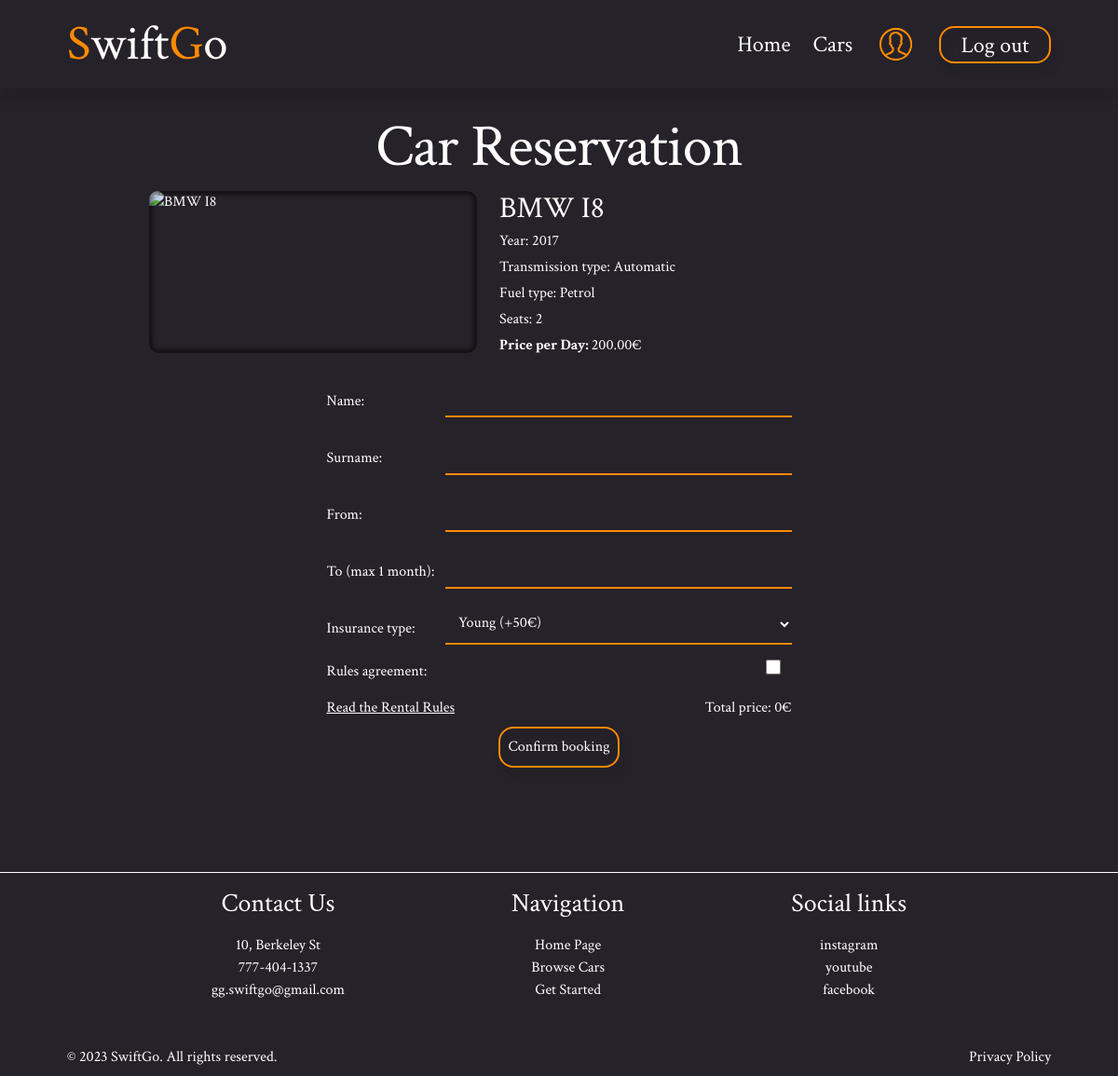
The page /cars/3/ (signed in) on the database its author committed.
### car_rental/models.py (models this page shows, shortened)
class Car(models.Model):
    TRANSMISSION_CHOICES = [
        ('manual', 'Manual'),
        ('automatic', 'Automatic')
    ]
    FUEL_CHOICES = [
        ('petrol', 'Petrol'),
        ('diesel', 'Diesel'),
        ('electic', 'Electric'),
    ]
    make = models.CharField(max_length=50)
    model = models.CharField(max_length=50)
    year = models.IntegerField()
    seats = models.IntegerField()
    transmission_type = models.CharField(max_length=10, choices=TRANSMISSION_CHOICES, default='manual')
    fuel_type = models.CharField(max_length=10, choices=FUEL_CHOICES, default='petrol')
    price_per_day = models.DecimalField(max_digits=10, decimal_places=2)
    car_image = CloudinaryField('image')
    available = models.BooleanField(default=True)

### car_rental/views.py (the view, shortened to what this page needs)
# urls.py: path('cars/<int:pk>/', CarDetailsView.as_view(), name='car-details'),
class CarDetailsView(DetailView, FormMixin):
    model = Car
    template_name = 'car_details.html'
    form_class = BookingForm
    def get_form_kwargs(self):
        kwargs = super().get_form_kwargs()
        kwargs['car'] = self.get_object()
        return kwargs
    def get_context_data(self, **kwargs):
        context = super().get_context_data(**kwargs)
        car = self.get_object()
        if 'form' not in context:
            context['form'] = BookingForm(car=car)
        bookings = Booking.objects.filter(car=car)
        booked_dates = []
        for booking in bookings:
            current_date = booking.start_date
            while current_date <= booking.end_date:
                booked_dates.append(current_date.strftime("%Y-%m-%d"))
                current_date += timedelta(days=1)
        context['booked_dates'] = booked_dates
        return context

### car_rental/forms.py (shortened to what this page needs)
class BookingForm(forms.ModelForm):
    def __init__(self, *args, **kwargs):
        self.car = kwargs.pop('car', None)
        super(BookingForm, self).__init__(*args, **kwargs)
    class Meta:
        model = Booking
        fields = ('name', 'surname', 'start_date', 'end_date', 'child_seat', 'insurance_type', 'rules_agreement')
        widgets = {
            'start_date': forms.TextInput(attrs={'autocomplete': 'off'}),
            'end_date': forms.TextInput(attrs={'autocomplete': 'off'}),
        }

### templates/car_details.html (shortened to what this page needs)
{% extends 'base.html' %}
{% load static %}
{% block styles %}
    <link rel="stylesheet" href="https://cdn.jsdelivr.net/npm/vanillajs-datepicker@1.3.4/dist/css/datepicker.min.css">
{% endblock %}
{% block content %}
    <section class="py-5 container my-5 text-white">
        <h1 class="title text-center mt-2 mt-lg-4">Car Reservation</h1>
        <div class="car-detail d-flex flex-column flex-sm-row justify-content-sm-center">
            <div class="car-img d-block overflow-hidden mb-2 col-8 col-sm-4 mx-auto mx-sm-0">
                <img src="{{ car.car_image.url }}" alt="{{ car.make }} {{ car.model }}" class="d-block w-100 h-auto">
            </div>
            <div class="car-info col-sm-6 px-sm-4">
                <h2 class="mb-1">{{ car.make }} {{ car.model }}</h2>
                <p class="mb-1">Year: {{ car.year }}</p>
                <p class="mb-1">Transmission type: {{ car.transmission_type|title }}</p>
                <p class="mb-1">Fuel type: {{ car.fuel_type|title }}</p>
                <p class="mb-1" id="car_seats">Seats: {{ car.seats }}</p>
                <p class="mb-1" id='price_per_day'><b>Price per Day: </b>{{ car.price_per_day }}€</p>
            </div>
        </div>
        {% if user.is_authenticated %}
            <form method="post" class="booking-form d-flex flex-column my-3">
                {% for field in form %}
                    {% if field.name == 'start_date' %}
                        <div class="booking-form-field">
                            <label for="{{ field.id_for_label }}">From:{{ field }}</label>
                        </div>
                    {% elif field.name == 'end_date' %}
                        <div class="booking-form-field">
                            <label for="{{ field.id_for_label }}">To (max 1 month):{{ field }}</label>
                        </div>
                    {% elif field.name == 'child_seat' %}
                        {% if car.seats >= 4 %}
                            <div class="booking-form-field">
                                <label for="{{ field.id_for_label }}">Child seat (+15€):{{ field }}</label>
                                {{ field.errors }}
                            </div>
                        {% endif %}
                    {% else %}
                        <div class="booking-form-field">
                            <label for="{{ field.id_for_label }}">{{ field.label }}:{{ field }}</label>
                        </div>
                    {% endif %}
                {% endfor %}
                <div class="booking-form-field d-flex justify-content-between align-items-center">
                    <button type="button" id="booking-rules" data-bs-toggle="modal"
                            data-bs-target="#RentalRulesModal">Read the Rental Rules
                    </button>
                    <p class="m-0">Total price: <span id="total_price">0€</span></p>
                </div>
                <div class="booking-form-field d-flex">
                    <button type="submit" class="btn-orange text-white mx-auto p-2">Confirm booking</button>
                </div>
            </form>
        {% else %}
            <h3 class="text-center mt-5">To book a car you have to <a
                href="{% url 'account_login' %}"
                class="orange text-decoration-none">Sign in</a> first</h3>
        {% endif %}
    </section>
{% endblock %}

### static/css/styles.css (style rules this page uses)
html { height: 100%; margin: 0; }
body { background-color: #26222A; font-family: "Crimson Text", sans-serif; font-weight: normal; font-style: normal; display: flex; flex-direction: column; margin: 0; }
.container { max-width: calc(1160px + 4rem); padding: 0 2rem; margin: 0 auto; }
.title { font-size: 2.8rem; letter-spacing: -0.05625rem; }
.btn-orange { background-color: transparent; border: 2px solid #FF8A00; border-radius: 1rem; filter: drop-shadow(4px 8px 4px rgba(0, 0, 0, 0.25)); transition: background-color 0.2s; }
.car-img { position: relative; border-radius: 0.625rem; }
.car-img::after { content: ''; position: absolute; top: 0; left: 0; right: 0; bottom: 0; box-shadow: inset 0 0 4px 4px rgba(0, 0, 0, 0.5); border-radius: 0.625rem; }
.booking-form { max-width: 31.2rem; margin: 0 auto; }
.booking-form-field label { width: 100%; display: inline-flex; align-items: center; justify-content: space-between; margin-bottom: 0.4rem; color: #ffffff; }
.booking-form-field input[type="text"], .booking-form-field input[type="email"], .booking-form-field input[type="date"], .booking-form-field select, .booking-form-field input[type="checkbox"] { color: #ffffff; max-width: 100%; width: calc(100% - 8rem); padding: 0.6rem; border: none; border-bottom: 2px solid #ff8a00; margin-bottom: 0.6rem; background-color: inherit; }
.booking-form-field input[type="text"], .booking-form-field input[type="email"], .booking-form-field input[type="date"] { -webkit-appearance: none; }
.booking-form-field input[type="checkbox"] { width: 1rem; margin-right: 0.7rem; height: 1rem; }
.booking-form-field input[type="checkbox"], .booking-form-field select, .booking-form-field input[type='date'] { cursor: pointer; color: #ffffff; }
.booking-form-field label[for='id_start_date'], .booking-form-field label[for='id_end_date'] { position: relative; }
.booking-form-field label[for='id_start_date']::after, .booking-form-field label[for='id_end_date']::after { content: ''; background-image: url('https://res.cloudinary.com/dd2fwm3fh/raw/upload/v1700664857/static/icons/ui_date.9b45aafae9d6.svg'); background-repeat: no-repeat; width: 1.5rem; height: 1.5rem; position: absolute; right: 1rem; top: 0.2rem; cursor: pointer; }
#booking-rules { border: none; text-decoration: 1px solid underline; background-color: inherit; padding: 0.5rem 0; color: #ffffff; }
@media (min-width: 768px) { .container { max-width: calc(1160px + 9rem); padding: 0 4.5rem; } }
@media (min-width: 1024px) { .title { font-size: 4rem; } }

### rows shown on the page
Car: make "BMW", model "I8", year "2017", transmission_type "Automatic", fuel_type "Petrol", seats "2", price_per_day "200.00"

### other values the page prints
{{ field.label }} "Name" "Surname" "Insurance type" "Rules agreement"
